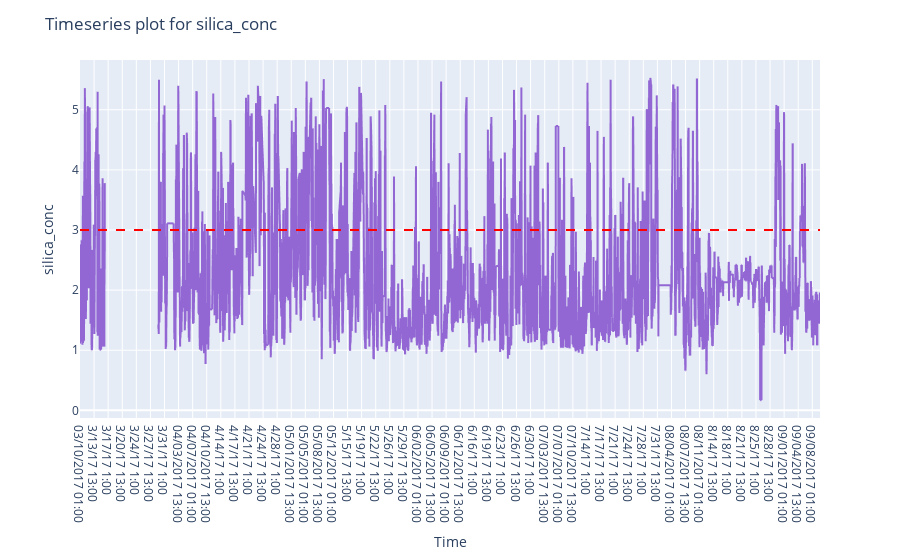

Source (notebook cell):
### Markdown cell above
Above 3% silica the iron ore concentrate produced is downgraded, i.e. it receives a lower sales price than concentrate with silica less than 3%

### Code cell
import reporting

variable_name = "silica_conc"

fig = reporting.charts.primitives.plot_timeline(
    data=input_data,
    x="date",
    y=variable_name,
    title=f"Timeseries plot for {variable_name}"
)
# add 3% limit on plot
fig.add_hline(y=3, line_color="red", line_dash="dash")
fig.show()

### Figure 1 — Plotly figure (JSON) as saved in the notebook; plotly's stock layout.template omitted (floating-point values rounded to 4 significant figures; data arrays with more than 128 entries replaced by an {"elided": "..."} marker saying what was removed)
{"data": [{"hovertemplate": "date=%{x}<br>silica_conc=%{y}<extra></extra>", "legendgroup": "", "line": {"color": "#9267D3", "dash": "solid"}, "marker": {"symbol": "circle"}, "mode": "lines", "name": "", "showlegend": false, "type": "scattergl", "x": {"elided": "4415 str values"}, "xaxis": "x", "y": {"elided": "4415 float values"}, "yaxis": "y"}], "layout": {"legend": {"tracegroupgap": 0}, "margin": {"t": 60}, "shapes": [{"line": {"color": "red", "dash": "dash"}, "type": "line", "x0": 0, "x1": 1, "xref": "x domain", "y0": 3, "y1": 3, "yref": "y"}], "title": {"text": "Timeseries plot for silica_conc"}, "xaxis": {"anchor": "y", "domain": [0, 1], "title": {"text": "Time"}}, "yaxis": {"anchor": "x", "domain": [0, 1], "title": {"text": "silica_conc"}}}}
